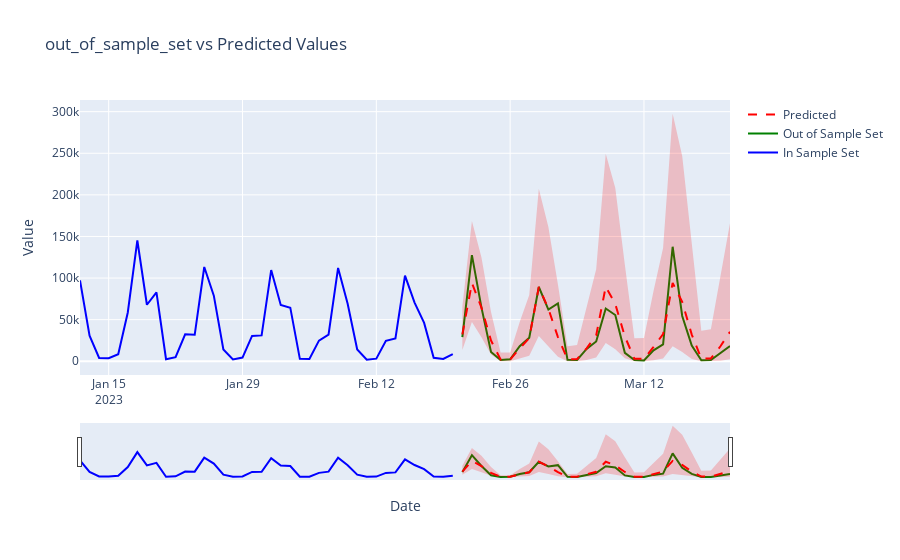

This figure's notebook cell:
### Code cell
# Evaluate the model's forecasting performance on the out-of-sample data
test_scores = evaluate_forecast(in_sample_set, out_of_sample_set, model_1)
